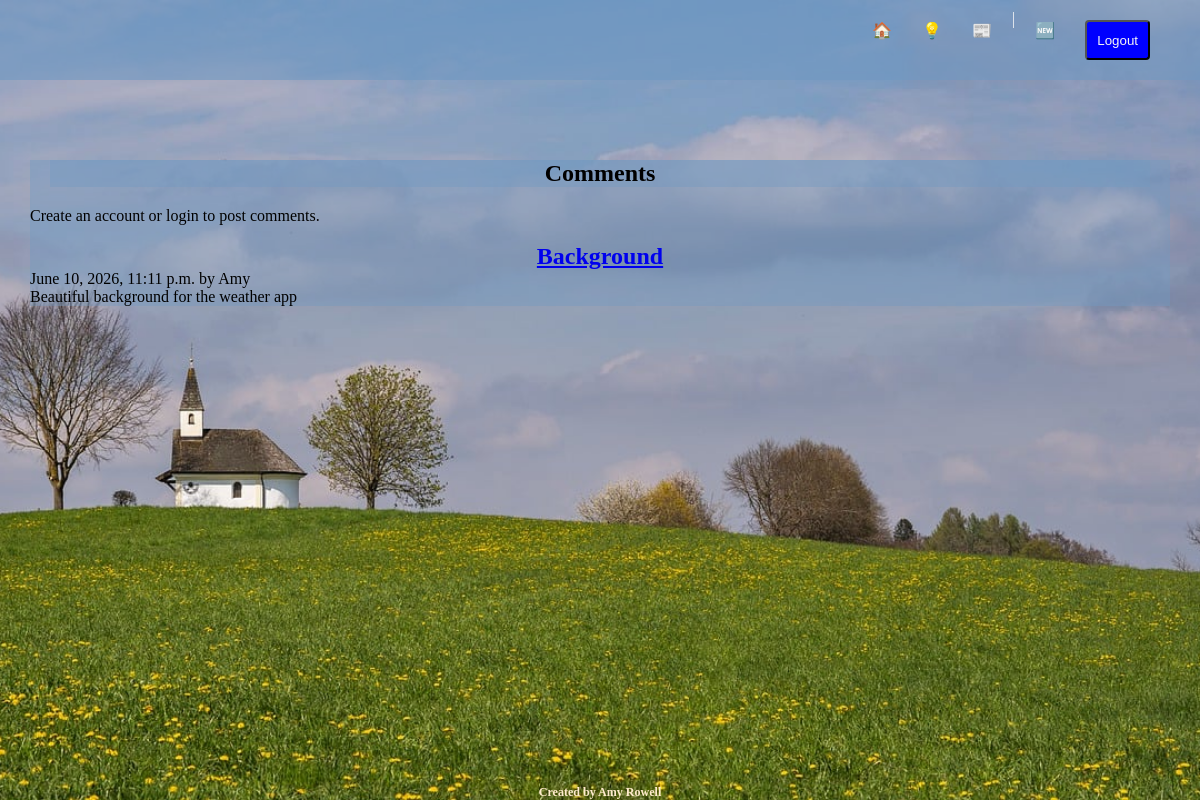
The page /posts/ (signed in) on the database its author committed.
### weatherapp/posts/models.py (models this page shows, shortened)
class Post(models.Model):
    title = models.CharField(max_length=75)
    body = models.TextField()
    slug = models.SlugField(unique=True, blank=True)
    date = models.DateTimeField(auto_now_add=True)
    author = models.ForeignKey(
        User, on_delete=models.CASCADE, default=None
    )  # if user deleted, delete posts

### weatherapp/posts/views.py (the view)
# urls.py: path("", views.posts_list, name="list"),
def posts_list(request):
    posts = Post.objects.all().order_by("-date")
    return render(request, "posts/posts_list.html", {"posts": posts})

### weatherapp/posts/templates/posts/posts_list.html (shortened to what this page needs)
{% extends 'layout.html'%}
{% block content %}
    <section class="comments">
    <h1 class="comments">Comments </h1>
    <p> Create an account or login to post comments.</p>
    <br />
{% for post in posts %}
        <h2>
            <a href="{% url 'posts:page' slug=post.slug %}">
            {{post.title}}
            </a>
        </h2>
        <p>{{post.date}} by {{post.author}}</p>
        <p>{{post.body}}</p>
{% endfor %}
</section>
{% endblock %}

### weatherapp/static/css/style.css (style rules this page uses)
* { margin:0; padding: 0; box-sizing: border-box; }
body { min-height: 100vh; color: whitesmoke; background-color: rgba(113,152,193,0.6); background-image: url("../images/chapel-7956274_1280.jpg"); background-size: cover; background-repeat: no-repeat; background-position: center center; padding-bottom: 20px; }
h1,h2,h3 { text-align: center; }
.about, .comments, .register, .login, .posts, .single-post, .new-post { color:black; background-color: rgba(113,152,193,0.4); margin-left: 30px; margin-right: 30px; margin-top: 80px; }
.about h1, .comments h1, .register h1, .login h1 { margin: 20px; text-align: center; }

### rows shown on the page
Post: title "Background", date "June 10, 2026, 11:11 p.m.", author "Amy", body "Beautiful background for the weather app"
